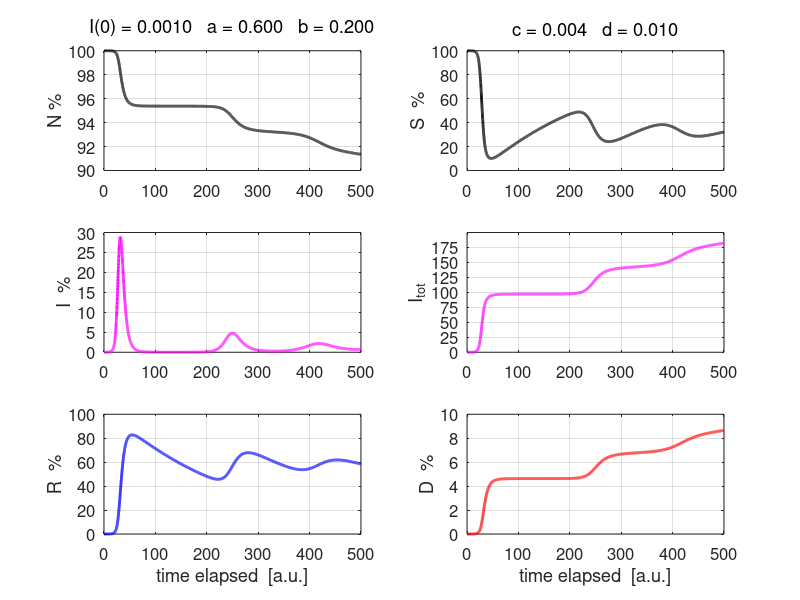

Source code (MATLAB):
% svr3.m

% Numerical Model for the time evolution of a disease spreading through a
% population

% DOING PHYSICS WITH MATLAB: 
%   https://d-arora.github.io/Doing-Physics-With-Matlab/
% Documentation
%   http://www.physics.usyd.edu.au/teach_res/mp/doc/sird1.htm
% Download Scripts
%   http://www.physics.usyd.edu.au/teach_res/mp/mscripts/

% Ian Cooper
% email: matlabvisualphysics@gmail.com
% Matlab 2019b
% 200304

close all
clear
clc

% *********************************************************************  
% INPUTS: Model Parameters
% ********************************************************************* 

% Model: number of time steps 
  num = 5000;
% Initial number of infections   [0.001] 
  I = zeros(num,1);
  I(1) = 0.001;
% Maximum number of days for model   [100]
  tMax = 500;
% X axis tick marks 
  dXT = 100;
  XT = 0:dXT:tMax;
% Adjustible model parameters  
% S --> I  [0.35] 
  a = 0.6;
% I --> R  [0.03]
  b = 0.2;
% R --> S   [0] 
  c = 0.004;
% I --> D  [0.01]
  d = 0.01;

% Oscillations: tMax = 500 a = 0.6 b = 0.2 c = 0.004  d = 0.01   

% *********************************************************************  
% SETUP
% ********************************************************************* 
  
% Initialize arrays
  N = zeros(num,1);
  S = zeros(num,1);
  D = zeros(num,1);
  R = zeros(num,1);
   Itot = zeros(num,1);
 
  
% Initial values
  N(1) = 100;
  S(1) = N(1) - I(1); 
  D(1) = 0;
  R(1) = 0;

  t = linspace(0,tMax,num);
  dt = t(2) - t(1);


% *********************************************************************  
% MODEL: Time Evolution
% ********************************************************************* 
   
for n = 2:num
  S(n) = S(n-1) - dt * (a*S(n-1)*I(n-1)/N(n-1) - c*R(n-1));
  I(n) = I(n-1) + dt * (a*S(n-1)*I(n-1)/N(n-1) - b*I(n-1));
  R(n) = R(n-1) + dt * (b*I(n-1) - c*R(n-1));
  Itot(n) = Itot(n-1) + dt * a*S(n-1)*I(n-1)/N(n-1);
  
  if S(n) < 0; S(n) = 0; end
  
  deaths = dt * d*I(n-1);
  D(n) = D(n-1) + deaths;
  I(n) = I(n) - deaths;
  N(n) = S(n) + I(n) + R(n);
end


% *********************************************************************  
% GRAPHICS
% ********************************************************************* 

figure(1)
  set(gcf,'units','normalized');
  set(gcf,'position',[0.02 0.05 0.4 0.6]);
  set(gcf,'color','w');

% Y axis tick marks
  YT = 0:20:100;
subplot(3,2,1)  
  xP = t; yP = N;
    plot(xP,yP,'k','linewidth',2)
    grid on
    set(gca,'xtick',XT)
    xlim([0, tMax])
   % xlabel('time elapsed  [a.u.]')
    ylabel('N %');
    set(gca,'fontsize',12)
    
     txt = sprintf('I(0) = %3.4f   a = %2.3f   b = %2.3f',I(1),a,b);
     Htitle = title(txt);
     set(Htitle,'FontWeight','normal')    
  
subplot(3,2,2)  
  xP = t; yP = S;
    plot(xP,yP,'k','linewidth',2)
    grid on
    set(gca,'xtick',XT)
    set(gca,'ytick',YT)
    xlim([0, tMax])
 %   xlabel('time elapsed  [a.u.]')
    ylabel('S  %');
    set(gca,'fontsize',12)
    
    txt = sprintf('c = %2.3f   d = %2.3f',c, d);
    Htitle = title(txt);
    set(Htitle,'FontWeight','normal')   
    
subplot(3,2,3)  
  xP = t; yP = I;
    plot(xP,yP,'m','linewidth',2)
    grid on
    set(gca,'xtick',XT)
    xlim([0, tMax])
 %   xlabel('time elapsed  [a.u.]')
    ylabel('I  %');
    set(gca,'fontsize',12)   
    
subplot(3,2,4)  
  xP = t; yP = Itot;
    plot(xP,yP,'m','linewidth',2)
    grid on
    set(gca,'xtick',XT)
    set(gca,'ytick',0:25:max(Itot))
    xlim([0, tMax])
%    xlabel('time elapsed  [a.u.]')
    ylabel('I_{tot}');
    set(gca,'fontsize',12)       
    
 subplot(3,2,5)  
  xP = t; yP = R;
    plot(xP,yP,'b','linewidth',2)
    grid on
    set(gca,'xtick',XT)
    set(gca,'ytick',YT)
    xlim([0, tMax])
    xlabel('time elapsed  [a.u.]')
    ylabel('R  %');
    set(gca,'fontsize',12)   
    
subplot(3,2,6)  
  xP = t; yP = D;
    plot(xP,yP,'r','linewidth',2)
    grid on
    set(gca,'xtick',XT)
    xlim([0, tMax])
    xlabel('time elapsed  [a.u.]')
    ylabel('D  %');
    set(gca,'fontsize',12)       
    
